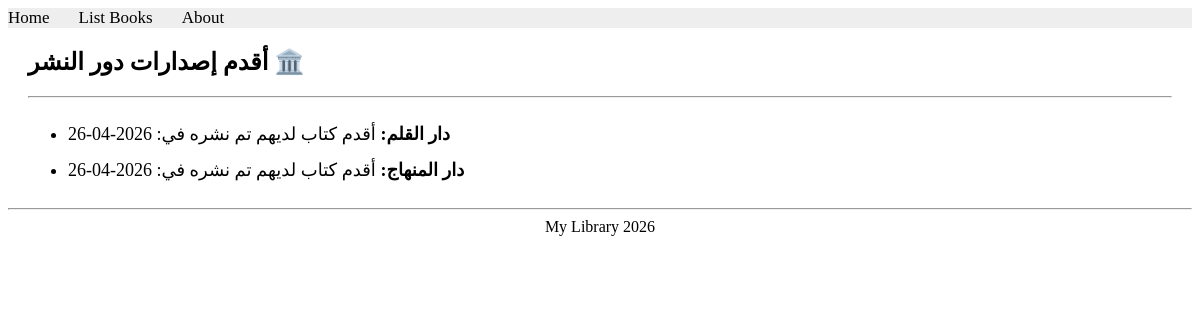
Page /books/lab9/task3/ on the committed database.
### apps/bookmodule/models.py (models this page shows)
class Publisher(models.Model):
    name = models.CharField(max_length=200)
    location = models.CharField(max_length=300)

### apps/bookmodule/views.py (the view)
# urls.py: path('lab9/task3/', views.task3_lab9, name="books.task3_lab9"),
def task3_lab9(request):
    publishers = Publisher.objects.annotate(oldest_book_date=Min('book__pubdate'))
    return render(request, 'bookmodule/task3_lab9.html', {'publishers': publishers})

### apps/templates/bookmodule/task3_lab9.html (shortened to what this page needs)
{% extends "layouts/base.html" %}
{% block content %}
<div style="margin: 20px;">
    <h2>أقدم إصدارات دور النشر 🏛️</h2>
    <hr>
    <ul style="font-size: 18px; line-height: 2;">
        {% for pub in publishers %}
            <li><strong>{{ pub.name }}:</strong> أقدم كتاب لديهم تم نشره في: {{ pub.oldest_book_date|date:"Y-m-d"|default:"لا يوجد كتب" }}</li>
        {% endfor %}
    </ul>
</div>
{% endblock content %}

### rows in the picture
Publisher: name "دار القلم", oldest_book_date "2026-04-26"
Publisher: name "دار المنهاج", oldest_book_date "2026-04-26"
